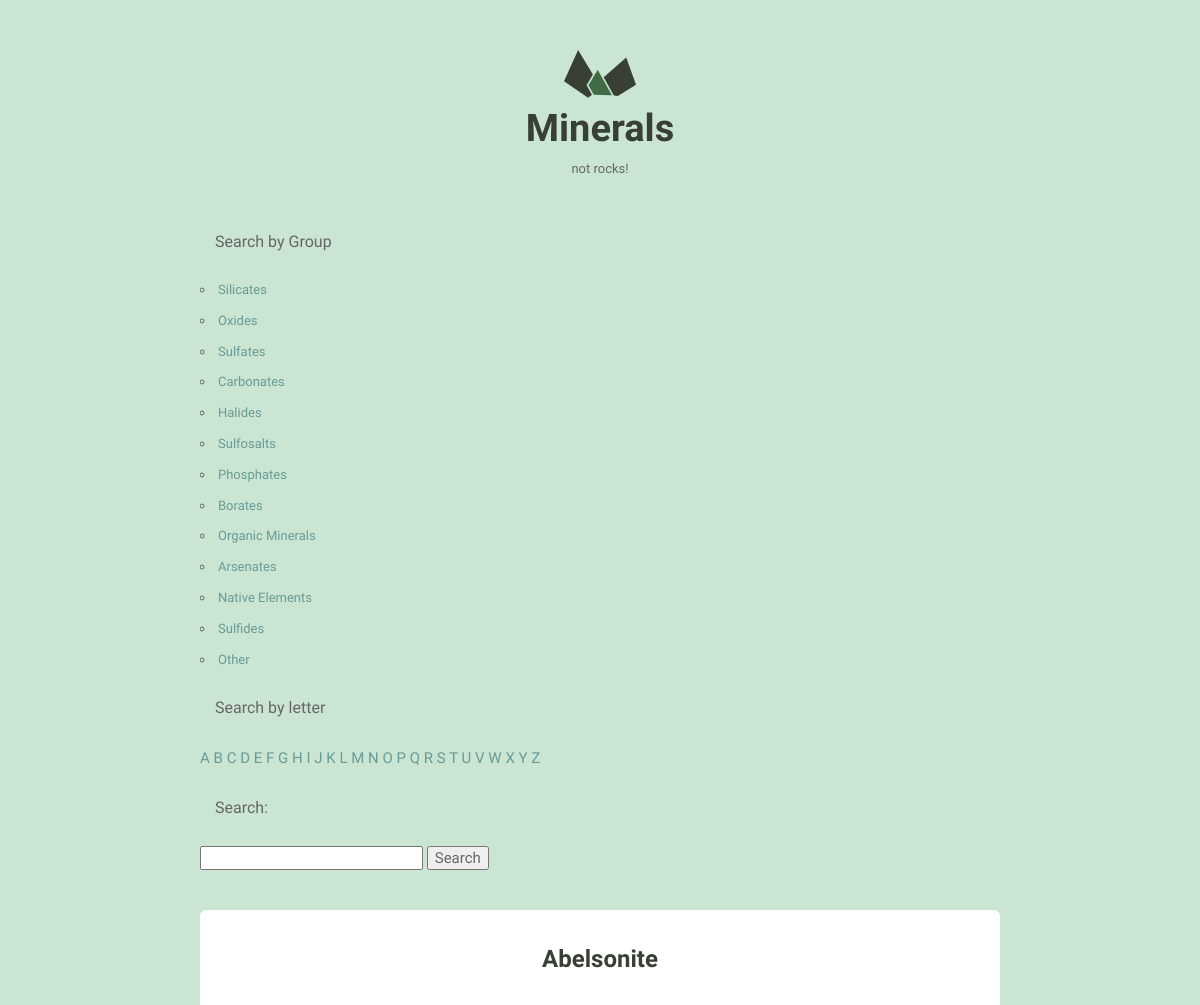
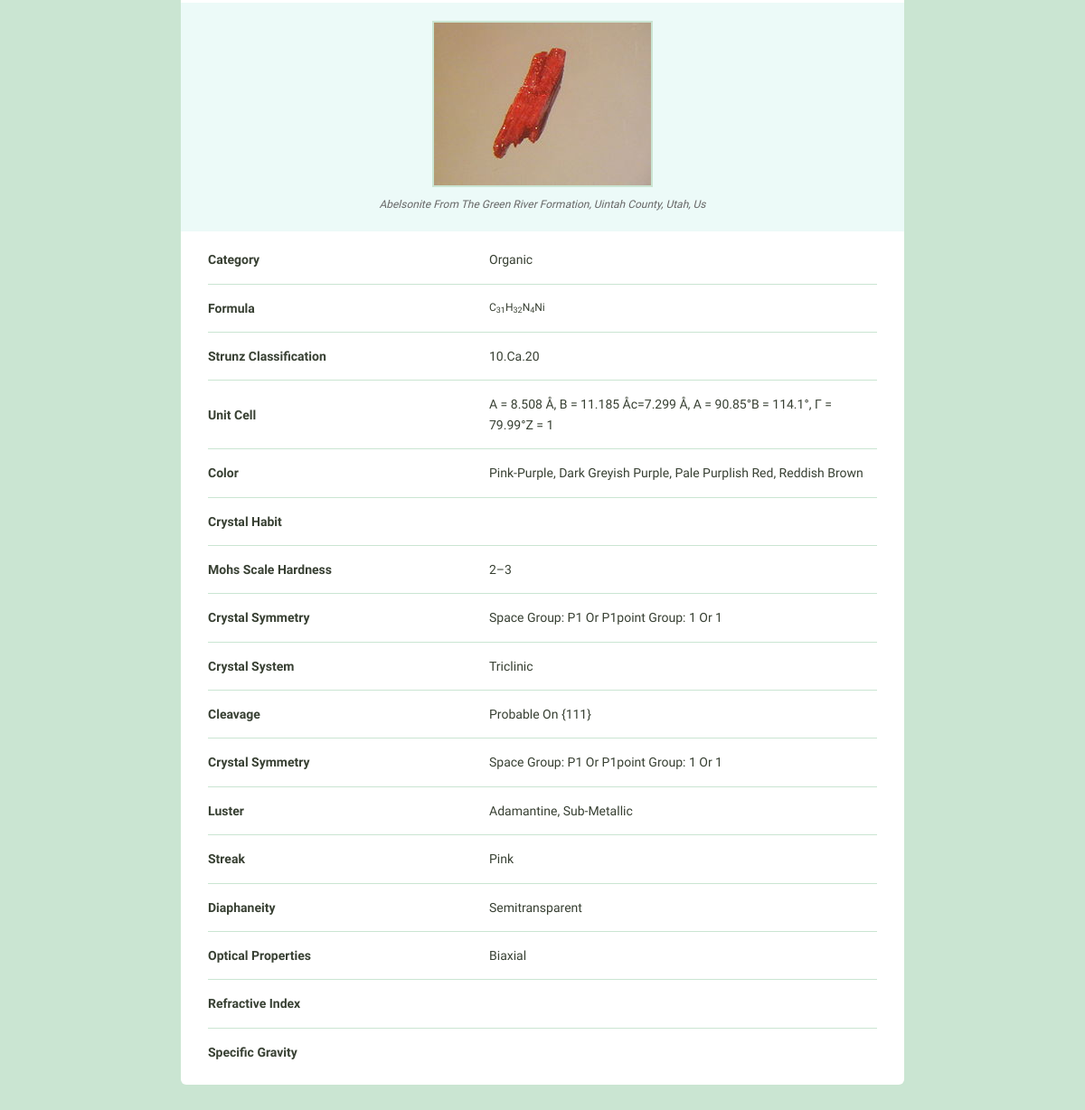
Page /detail/1/ on the committed database (2 pictures, top to bottom).
### info/models.py (models this page shows, shortened)
class Mineral(models.Model):
    name = models.CharField(max_length=200)
    image_filename = models.CharField(max_length=200)
    image_caption = models.CharField(max_length=200)
    category = models.CharField(max_length=200)
    formula = models.CharField(max_length=200)
    strunz_classification = models.CharField(max_length=200)
    color = models.CharField(max_length=200)
    crystal_system = models.CharField(max_length=200)
    unit_cell = models.CharField(max_length=200)
    crystal_symmetry = models.CharField(max_length=200)
    cleavage = models.CharField(max_length=200)
    mohs_scale_hardness = models.CharField(max_length=200)
    luster = models.CharField(max_length=200)
    streak = models.CharField(max_length=200)
    diaphaneity = models.CharField(max_length=200)
    optical_properties = models.CharField(max_length=200)
    refractive_index = models.CharField(max_length=200)
    crystal_habit = models.CharField(max_length=200)
    specific_gravity = models.CharField(max_length=200)
    group = models.CharField(max_length=200, blank=True, default='')

### info/views.py (the view)
# urls.py: path('detail/<int:pk>/', views.detail, name='detail')
def detail(request, pk):
    mineral = get_object_or_404(Mineral, pk=pk)
    return render(request, 'minerals/detail.html',
                  {
                      'mineral': mineral,
                      'groups': groups,
                      'alphabet': alphabet,
                  })

### templates/minerals/detail.html
{% extends "minerals/layout.html" %}
{% load static %}
{% block content %}
  <div class="grid-100 mineral__container">
    <h1 class="mineral__name">{{ mineral.name }}</h1>
    <div class="mineral__image-bg">
      <img class="mineral__image" src="{% static 'images' %}/{{mineral.name}}.jpg" alt="{{ mineral.name|title }}">
      <p class="mineral__caption">{{ mineral.image_caption|title }}</p>
    </div>
    <div class="mineral__table-container">
      <table class="mineral__table">
        <tr>
          <td class="mineral__category">Category</td>
          <td>{{ mineral.category|title }}</td>
        </tr>
        <tr>
          <td class="mineral__category">Formula</td>
          <td class="mineral__formula">{{ mineral.formula|safe }}</td>
        </tr>
        <tr>
          <td class="mineral__category">Strunz Classification</td>
          <td>{{ mineral.strunz_classification|title }}</td>
        </tr>
        <tr>
          <td class="mineral__category">Unit Cell</td>
          <td>{{ mineral.unit_cell|title }}</td>
        </tr>
        <tr>
          <td class="mineral__category">Color</td>
          <td>{{ mineral.color|title }}</td>
        </tr>
        <tr>
          <td class="mineral__category">Crystal Habit</td>
          <td>{{ mineral.crystal_habit|title }}</td>
        </tr>
        <tr>
          <td class="mineral__category">Mohs Scale Hardness</td>
          <td>{{ mineral.mohs_scale_hardness|title }}</td>
        </tr>
        <tr>
          <td class="mineral__category">Crystal Symmetry</td>
          <td>{{ mineral.crystal_symmetry|title }}</td>
        </tr>
        <tr>
          <td class="mineral__category">Crystal System</td>
          <td>{{ mineral.crystal_system|title }}</td>
        </tr>
        <tr>
          <td class="mineral__category">Cleavage</td>
          <td>{{ mineral.cleavage|title }}</td>
        </tr>
        <tr>
          <td class="mineral__category">Crystal Symmetry</td>
          <td>{{ mineral.crystal_symmetry|title }}</td>
        </tr>
        <tr>
          <td class="mineral__category">Luster</td>
          <td>{{ mineral.luster|title }}</td>
        </tr>
        <tr>
          <td class="mineral__category">Streak</td>
          <td>{{ mineral.streak|title }}</td>
        </tr>
        <tr>
          <td class="mineral__category">Diaphaneity</td>
          <td>{{ mineral.diaphaneity|title }}</td>
        </tr>
        <tr>
          <td class="mineral__category">Optical Properties</td>
          <td>{{ mineral.optical_properties|title }}</td>
        </tr>
        <tr>
          <td class="mineral__category">Refractive Index</td>
          <td>{{ mineral.refractive_index|title }}</td>
        </tr>
        <tr>
          <td class="mineral__category">Specific Gravity</td>
          <td>{{ mineral.specific_gravity|title }}</td>
        </tr>
      </table>
    </div>
  </div>
{% endblock %}

### templates/minerals/layout.html (shortened to what this page needs)
<!DOCTYPE html>
<html lang="en">
<head>
    {% load static from staticfiles %}
    {% block static %}
    <link href="{% static 'css/global.css' %}" rel='stylesheet' type='text/css'>
</head>
<div class="bounds">
    <div class="grid-100">
            <h1 class="logo__name text-centered"> Minerals</h1>
        <p class="logo__text text-centered">not rocks!</p>
    </div>
    <body>
    <div class="left__nav">
        <p class='grid-100'>Search by Group</p>
    <ul>
        {% for group in groups %}
          <li {% if group_name == group %} style="font-weight:bolder;" {% endif %}>
              {% if group %} <a href="{% url 'group' group_name=group %}">{{ group }}</a></li>{% endif %}
     {% endfor %}
    </ul>
    </div>
    <div class="left__nav">
        <p class='grid-100'>Search by letter</p>
            {% for character in alphabet %}
             <span class="browse__text"{% if character == letter %} style="font-weight: bolder;"{% endif %}>
            {% if character %} <a href="{% url 'letter' letter=character %}">{{ character }}</a> {% endif %}
            </span>
            {% endfor %}
    </div>
      <div class="left__nav">
    <p class="grid-100">Search: </p>
    <form action="{% url 'keyword' %}" method="GET">
		  <ul>
			  <input type="search" name="q">
			  <input type="submit" value="Search">
		  </ul>
	  </form>
  </div>
    {% block content %}
    {% endblock content %}
    </div>
</body>
{% endblock static %}
</html>

### static/css/global.css (style rules this page uses)
html { font-family: sans-serif; -ms-text-size-adjust: 100%; -webkit-text-size-adjust: 100%; }
body { margin: 0; }
a { background-color: transparent; }
h1 { font-size: 2em; margin: 0.67em 0; }
sub { font-size: 75%; line-height: 0; position: relative; vertical-align: baseline; bottom: -0.25em; }
img { border: 0; }
svg:not(:root) { overflow: hidden; }
input { color: inherit; font: inherit; margin: 0; }
input[type="reset"], input[type="submit"] { -webkit-appearance: button; cursor: pointer; }
input { line-height: normal; }
input[type="search"] { -webkit-appearance: textfield; -moz-box-sizing: content-box; -webkit-box-sizing: content-box; box-sizing: content-box; }
table { border-collapse: collapse; border-spacing: 0; }
td, th { padding: 0; }
html { font-size: 62.5%; }
body { background-color: #CAE5D2; font-size: 1.5em; line-height: 1.6; font-weight: 400; font-family: "Cousine"; color: #666; }
.bounds { max-width: 800px; margin: 0 auto; padding: 50px 0 150px; overflow: hidden; }
.grid, .grid-5, .grid-10, .grid-15, .grid-20, .grid-25, .grid-30, .grid-33, .grid-35, .grid-40, .grid-45, .grid-50, .grid-55, .grid-60, .grid-65, .grid-66, .grid-70, .grid-75, .grid-80, .grid-90, .grid-95, .grid-100 { float: left; box-sizing: border-box; position: relative; }
.grid-100 { width: 100%; padding: 0 15px; }
h1, h2, h3, h4, h5, h6 { margin-top: 0; margin-bottom: 2rem; font-weight: bold; font-family: "Work Sans", sans-serif; color: #384033; }
h1 { font-size: 3.8rem; }
@media (min-width: 550px) { h1 { font-size: 3.8rem; } }
p { margin-top: 0; font-size: 1.6rem; }
a { color: #689b98; text-decoration: none; -webkit-transition: color 0.2s; -moz-transition: color 0.2s; -ms-transition: color 0.2s; -o-transition: color 0.2s; transition: color 0.2s; }
ul { list-style: circle inside; padding-left: 0; margin-top: 0; }
li { margin-bottom: 1rem; font-size: 1.3rem; }
th, td { padding: 15px; text-align: left; border-bottom: 1px solid #e1e1e1; }
th:first-child, td:first-child { padding-left: 0; }
th:last-child, td:last-child { padding-right: 0; }
input { margin-bottom: 1.5rem; }
table, p, ul { margin-bottom: 2.5rem; }
.text-centered { text-align: center; }
.logo { display: block; fill: #384033; position: relative; margin: 0 auto; width: 72px; }
.logo__name { margin-bottom: 0; }
.logo__text { margin-bottom: 50px; font-size: 13px; }
.mineral__container { background-color: #fff; border-radius: 6px; list-style: none; padding: 0; text-align: center; }
.mineral__name { display: block; width: 100%; margin: 0; font-size: 24px; padding: 30px 0 30px 0; }
.mineral__image { display: block; margin: 0 auto; border: solid 2px #CAE5D2; }
.mineral__image-bg { background-color: #ecfaf8; padding: 20px 0; }
.mineral__caption { font-size: 12px; font-style: italic; padding: 10px 0 0 0; margin: 0; }
.mineral__table { font-size: 14px; color: #384033; }
.mineral__table td { border-color: #CAE5D2; }
.mineral__table tr:last-of-type td { border-bottom: none; padding-bottom: 0; }
.mineral__table-container { padding: 5px 30px 0; }
.mineral__category { font-weight: bold; width: 40%; }
.mineral__formula { font-size: 12px; }

### rows in the picture
Mineral: name "Abelsonite", name (picture), image_caption "Abelsonite From The Green River Formation, Uintah County, Utah, Us", category "Organic", formula "C 31 H 32 N 4 Ni", strunz_classification "10.Ca.20", unit_cell "A = 8.508 Å, B = 11.185 Åc=7.299 Å, Α = 90.85°Β = 114.1°, Γ = 79.99°Z = 1", color "Pink-Purple, Dark Greyish Purple, Pale Purplish Red, Reddish Brown", mohs_scale_hardness "2–3", crystal_symmetry "Space Group: P1 Or P1point Group: 1 Or 1", crystal_system "Triclinic", cleavage "Probable On {111}", luster "Adamantine, Sub-Metallic", streak "Pink", diaphaneity "Semitransparent", optical_properties "Biaxial"

### other values in the picture
{{ group }} "Silicates" "Oxides" "Sulfates" "Carbonates" "Halides" "Sulfosalts" "Phosphates" "Borates" "Organic Minerals" "Arsenates" "Native Elements" "Sulfides" "Other"
{{ character }} "A" "B" "C" "D" "E" "F" "G" "H" "I" "J" "K" "L" "M" "N" "O" "P" "Q" "R" "S" "T" "U" "V" "W" "X" "Y" "Z"
